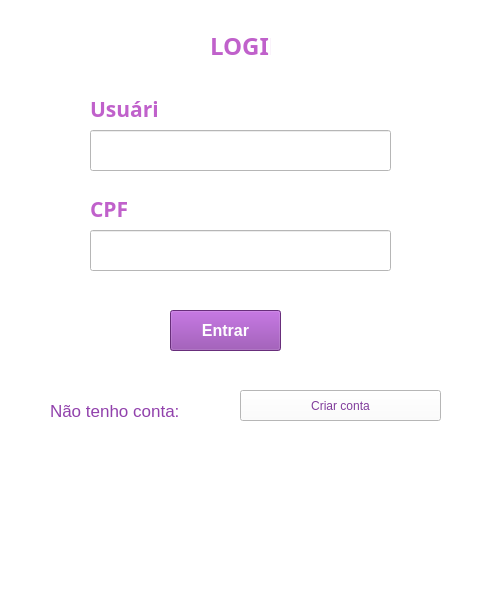
<?xml version="1.0" encoding="UTF-8"?>
<ui version="4.0">
 <class>TelaLogin</class>
 <widget class="QMainWindow" name="TelaLogin">
  <property name="geometry">
   <rect>
    <x>0</x>
    <y>0</y>
    <width>478</width>
    <height>600</height>
   </rect>
  </property>
  <property name="windowTitle">
   <string>MainWindow</string>
  </property>
  <property name="styleSheet">
   <string notr="true">background-color: rgb(255, 255, 255);</string>
  </property>
  <widget class="QWidget" name="centralwidget">
   <widget class="QWidget" name="widget" native="true">
    <property name="geometry">
     <rect>
      <x>10</x>
      <y>10</y>
      <width>451</width>
      <height>561</height>
     </rect>
    </property>
    <widget class="QLabel" name="user">
     <property name="geometry">
      <rect>
       <x>80</x>
       <y>90</y>
       <width>67</width>
       <height>17</height>
      </rect>
     </property>
     <property name="font">
      <font>
       <family>Ubuntu Condensed</family>
       <pointsize>16</pointsize>
       <weight>75</weight>
       <bold>true</bold>
      </font>
     </property>
     <property name="styleSheet">
      <string notr="true">color: rgb(192, 97, 203);</string>
     </property>
     <property name="text">
      <string>Usuário</string>
     </property>
    </widget>
    <widget class="QLabel" name="passWord">
     <property name="geometry">
      <rect>
       <x>80</x>
       <y>190</y>
       <width>67</width>
       <height>17</height>
      </rect>
     </property>
     <property name="font">
      <font>
       <family>Ubuntu Condensed</family>
       <pointsize>16</pointsize>
       <weight>75</weight>
       <bold>true</bold>
      </font>
     </property>
     <property name="styleSheet">
      <string notr="true">color: rgb(192, 97, 203);</string>
     </property>
     <property name="text">
      <string>CPF</string>
     </property>
    </widget>
    <widget class="QLineEdit" name="usuario">
     <property name="geometry">
      <rect>
       <x>80</x>
       <y>120</y>
       <width>301</width>
       <height>41</height>
      </rect>
     </property>
     <property name="styleSheet">
      <string notr="true">border-color: rgb(192, 97, 203);
color: rgb(145, 65, 172);</string>
     </property>
    </widget>
    <widget class="QLineEdit" name="senha">
     <property name="geometry">
      <rect>
       <x>80</x>
       <y>220</y>
       <width>301</width>
       <height>41</height>
      </rect>
     </property>
     <property name="styleSheet">
      <string notr="true">color: rgb(145, 65, 172);</string>
     </property>
    </widget>
    <widget class="QPushButton" name="btn_entrar">
     <property name="geometry">
      <rect>
       <x>160</x>
       <y>300</y>
       <width>111</width>
       <height>41</height>
      </rect>
     </property>
     <property name="font">
      <font>
       <pointsize>12</pointsize>
       <weight>75</weight>
       <bold>true</bold>
      </font>
     </property>
     <property name="styleSheet">
      <string notr="true">color: rgb(255, 255, 255);
background-color: rgb(145, 65, 172);</string>
     </property>
     <property name="text">
      <string>Entrar</string>
     </property>
    </widget>
    <widget class="QLabel" name="no_conta">
     <property name="geometry">
      <rect>
       <x>40</x>
       <y>390</y>
       <width>151</width>
       <height>21</height>
      </rect>
     </property>
     <property name="font">
      <font>
       <pointsize>13</pointsize>
      </font>
     </property>
     <property name="styleSheet">
      <string notr="true">color: rgb(192, 97, 203);
color: rgb(145, 65, 172);</string>
     </property>
     <property name="text">
      <string>Não tenho conta:</string>
     </property>
    </widget>
    <widget class="QPushButton" name="btn_criar_conta">
     <property name="geometry">
      <rect>
       <x>230</x>
       <y>380</y>
       <width>201</width>
       <height>31</height>
      </rect>
     </property>
     <property name="styleSheet">
      <string notr="true">color: rgb(129, 61, 156);</string>
     </property>
     <property name="text">
      <string>Criar conta</string>
     </property>
    </widget>
    <widget class="QLabel" name="user_2">
     <property name="geometry">
      <rect>
       <x>200</x>
       <y>20</y>
       <width>61</width>
       <height>31</height>
      </rect>
     </property>
     <property name="font">
      <font>
       <family>Ubuntu Condensed</family>
       <pointsize>18</pointsize>
       <weight>75</weight>
       <bold>true</bold>
      </font>
     </property>
     <property name="styleSheet">
      <string notr="true">color: rgb(192, 97, 203);</string>
     </property>
     <property name="text">
      <string>LOGIN</string>
     </property>
    </widget>
   </widget>
  </widget>
  <widget class="QStatusBar" name="statusbar"/>
 </widget>
 <resources/>
 <connections/>
</ui>
